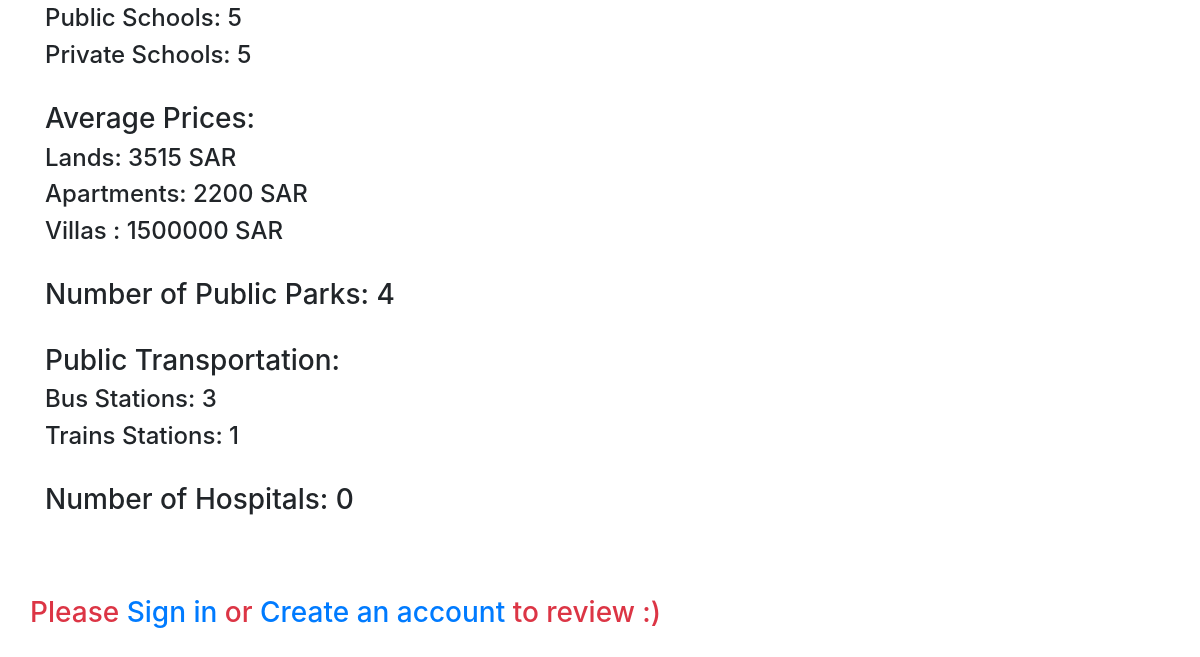
Page /neighborhood/Al Muruj/ (lower part) on the earlier database version.
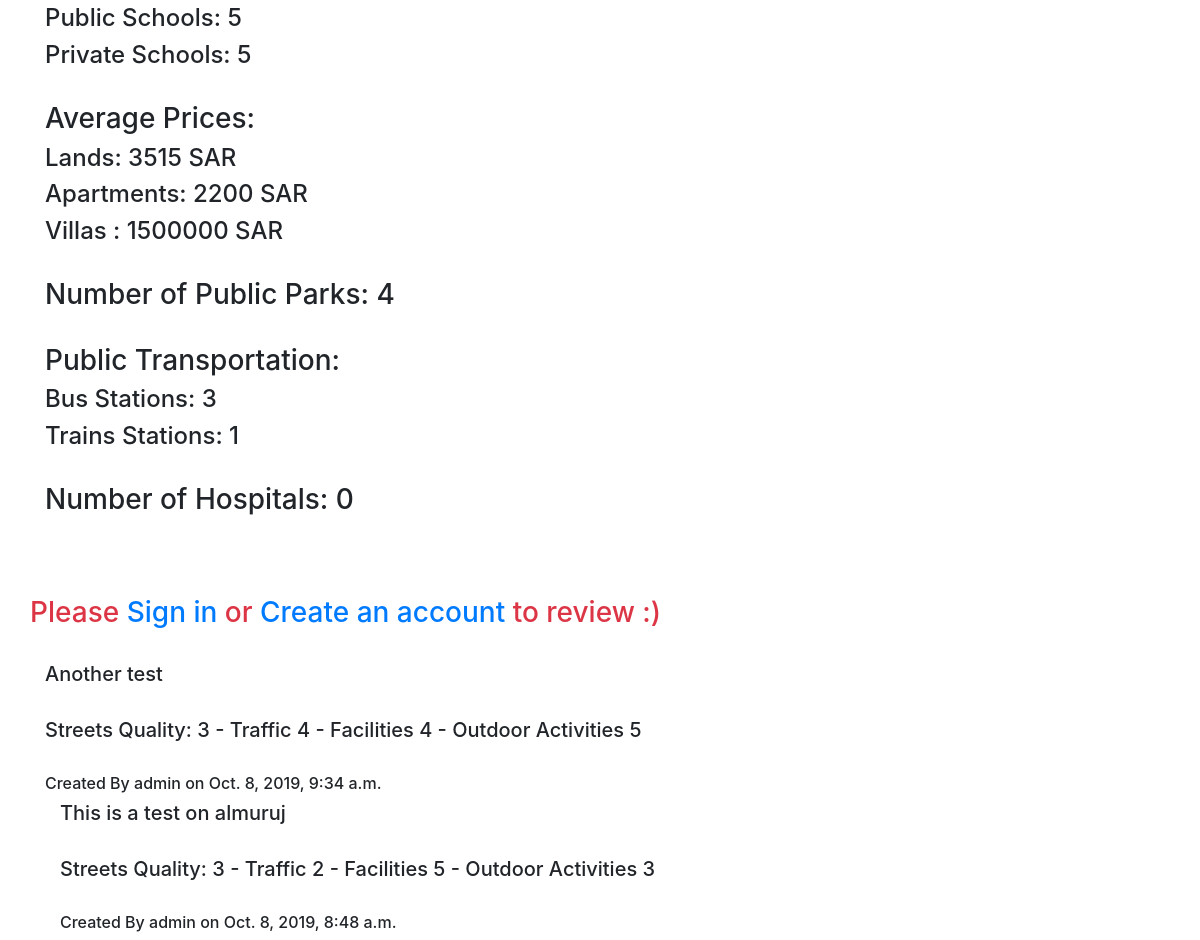
Same page on the later database version.
### maindililah/models.py (models this page shows, shortened)
class Neighborhood(models.Model):
    NeighborhoodName = models.CharField(max_length=100)
    Location = models.TextField(validators=[URLValidator()])
    PopulationSaudiMale = models.IntegerField()
    PopulationSaudiFemale = models.IntegerField()
    PopulationNONSaudiMale = models.IntegerField()
    PopulationNONSaudiFemale = models.IntegerField()
    AveragePriceLands = models.IntegerField()
    AveragePriceAprt = models.IntegerField()
    AveragePriceVilla = models.IntegerField()
    NumPrivateSchools = models.IntegerField()
    NumPublicSchools = models.IntegerField()
    NumParks = models.IntegerField()
    NumHospitals = models.IntegerField()
    NumBusStations = models.IntegerField()
    NumTrainStations = models.IntegerField()

class UsersReview(models.Model):
    user = models.ForeignKey(User, on_delete=models.CASCADE)
    neighborhoodName = models.ForeignKey(Neighborhood, on_delete=models.CASCADE)
    review = models.TextField(blank=False)
    rating1 = models.IntegerField(choices=list(zip(range(1, 6), range(1, 6))), blank=False)
    rating2 = models.IntegerField(choices=list(zip(range(1, 6), range(1, 6))), blank=False)
    rating3 = models.IntegerField(choices=list(zip(range(1, 6), range(1, 6))), blank=False)
    rating4 = models.IntegerField(choices=list(zip(range(1, 6), range(1, 6))), blank=False)
    created = models.DateTimeField(auto_now_add=True,null=True, blank=True)

### maindililah/views.py (the view, shortened to what this page needs)
# urls.py: path('neighborhood/<str:name>/', neighborhooddetails, name= 'neighborhoodinfo'),
def neighborhooddetails(request, name):
    if request.method == "GET":
        if request.user.is_authenticated:
            form = ReviewForm()
        else:
            form = None
        obj = Neighborhood.objects.get(NeighborhoodName=name)
        obj1 = Neighborhood.objects.exclude(NeighborhoodName=name)
        rev = UsersReview.objects.filter(neighborhoodName=obj.id).order_by('-created')
        args = {
            'neighbor': obj,
            'compare': obj1,
            'form': form,
            'reviews': rev
        }
        return render(request, 'neighborhoodinfo.html', args)

### maindililah/templates/neighborhoodinfo.html (shortened to what this page needs)
{% extends 'base.html' %}
{% block body %}
  <div class="row">
    <div class="col">
    <br>
    <h4>Public Schools: {{ neighbor.NumPublicSchools }}</h4>
    <h4>Private Schools: {{ neighbor.NumPrivateSchools }}</h4>
    <br>
    <h3>Average Prices: </h3>
    <h4>Lands: {{ neighbor.AveragePriceLands }} SAR</h4>
    <h4>Apartments: {{ neighbor.AveragePriceAprt }} SAR</h4>
    <h4>Villas : {{ neighbor.AveragePriceVilla}} SAR</h4>
    <br>
    <h3>Number of Public Parks: {{ neighbor.NumParks }}</h3>
    <br>
    <h3>Public Transportation: </h3>
    <h4>Bus Stations: {{ neighbor.NumBusStations }}</h4>
    <h4>Trains Stations: {{ neighbor.NumTrainStations }}</h4>
    <br>
    <h3>Number of Hospitals: {{ neighbor.NumHospitals }}</h3>
    </div>
    <div class="col">
    </div>
  </div>
<br><br><br>
     <div class="row">
    {% if form != None %}
        <form method="post">
     {% csrf_token %}
     {{ form.as_p }}
    <button type="submit" class="btn btn-outline-primary">Post</button>
        </form>
    {% else %}
    <h3 class="text-danger">Please <a href="{% url 'login' %}" > Sign in </a>or <a href="{% url 'register' %}">Create an account </a>  to review :)</h3>
    {% endif %}
    </div>
    <br>
        <div class="row">
         {% for r in reviews %}
            <div class="col">
                <h5>{{ r.review }}</h5>
            <br>
            <h5>Streets Quality: {{ r.rating1 }}  -  Traffic {{ r.rating2 }}  -  Facilities {{ r.rating3 }}  - Outdoor Activities {{ r.rating4 }} </h5>
                 <br>
            <h6>Created By {{ r.user }}  on {{ r.created }}</h6>
            </div>
        </div>
        {% endfor %}
    </div>
{% endblock %}

### maindililah/templates/base.html (shortened to what this page needs)
<!DOCTYPE html>
<html lang="en">
<head>
    <link rel="stylesheet" href="https://stackpath.bootstrapcdn.com/bootstrap/4.3.1/css/bootstrap.min.css">
    {% load static %}
    <link rel="stylesheet" href="{% static 'css/style.css' %}">
</head>
<body>
<div class="container">
{% block body %}
{% endblock %}
</div>
</body>
</html>

Differences in the rows shown:
added UsersReview: review "Another test", rating1 "3", rating2 "4", rating3 "4", rating4 "5", user "admin", created "Oct. 8, 2019, 9:34 a.m."
added UsersReview: review "This is a test on almuruj", rating1 "3", rating2 "2", rating3 "5", rating4 "3", user "admin", created "Oct. 8, 2019, 8:48 a.m."
